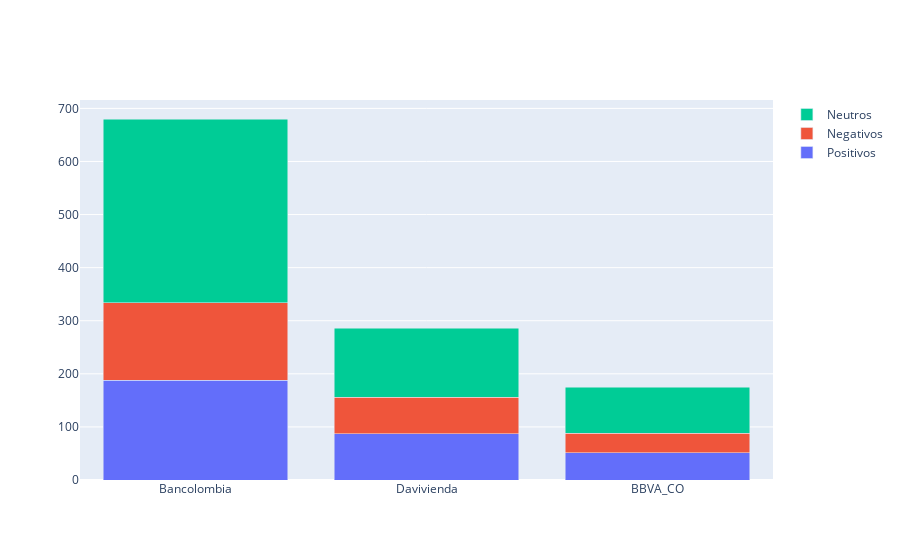

The code cell stored with this chart in its notebook:
### Code cell
fig = go.Figure(data = [
    go.Bar(name = 'Positivos', x = df_col['Banco'], y = df_col['Positivos']),
    go.Bar(name = 'Negativos', x = df_col['Banco'], y = df_col['Negativos']),
    go.Bar(name = 'Neutros', x = df_col['Banco'], y = df_col['Neutros'])
])

fig.update_layout(barmode = 'stack')
fig.show()

### Figure 1 — Plotly figure (JSON) as saved in the notebook; plotly's stock layout.template omitted (floating-point values rounded to 4 significant figures)
{"data": [{"name": "Positivos", "type": "bar", "x": ["Bancolombia", "Davivienda", "BBVA_CO"], "y": [188, 87, 51]}, {"name": "Negativos", "type": "bar", "x": ["Bancolombia", "Davivienda", "BBVA_CO"], "y": [146, 69, 37]}, {"name": "Neutros", "type": "bar", "x": ["Bancolombia", "Davivienda", "BBVA_CO"], "y": [346, 130, 87]}], "layout": {"barmode": "stack"}}
